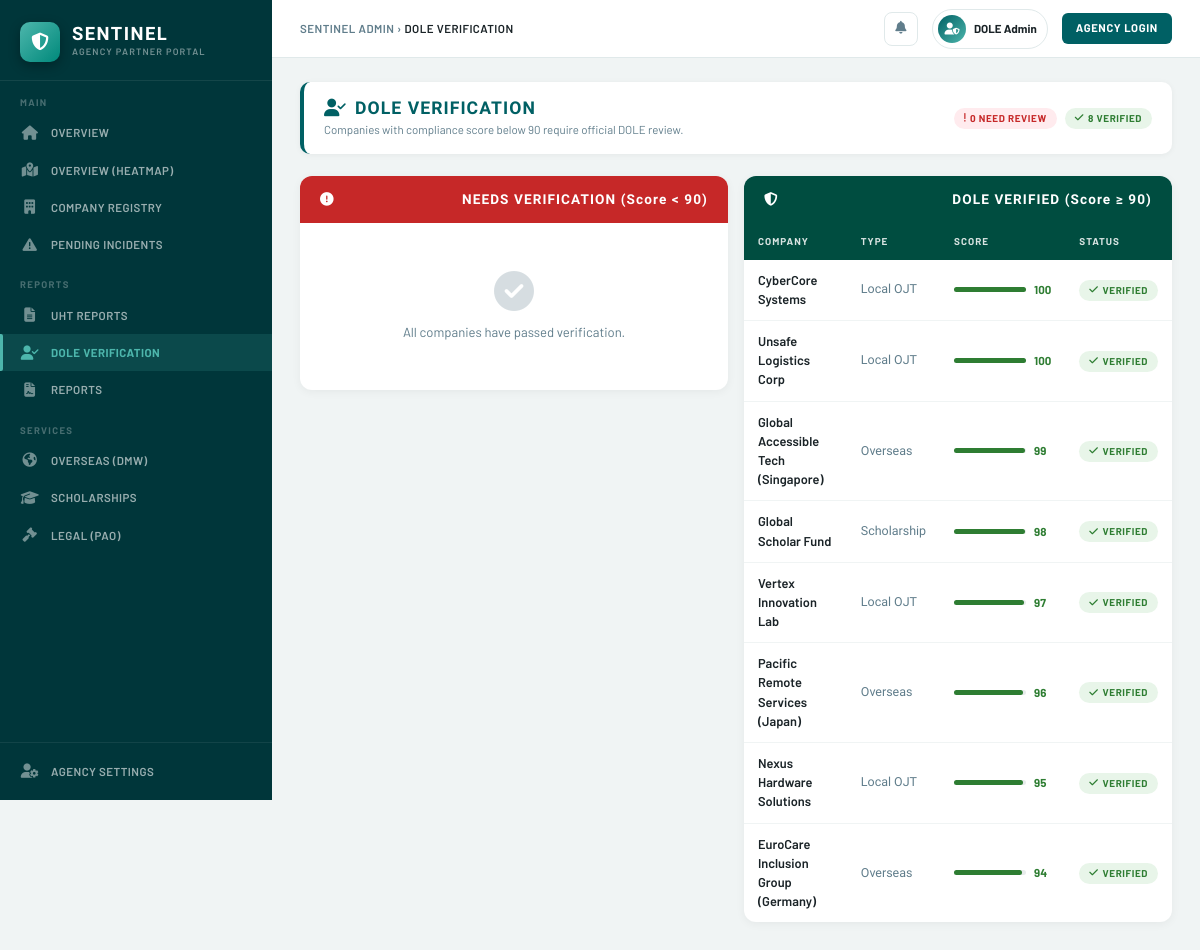
Screenshot of /admin/dole-verification with the database file from the repository.
### app.py (models this page shows)
class Company(db.Model):
    id               = db.Column(db.Integer, primary_key=True)
    name             = db.Column(db.String(100), nullable=False)
    sec_id           = db.Column(db.String(50), unique=True)
    industry         = db.Column(db.String(50))
    status           = db.Column(db.String(20), default='Active')
    compliance_score = db.Column(db.Integer, default=100)
    type             = db.Column(db.String(50))
    skills_vector    = db.Column(db.String(50), default="0,0,0,0")

### app.py (the view)
@app.route('/admin/dole-verification')
def admin_dole_verification():
    needs_verification = Company.query.filter(Company.compliance_score < 90).all()
    verified           = Company.query.filter(Company.compliance_score >= 90).all()
    return render_template('admin/dole_verification.html',
                           needs_verification = needs_verification,
                           verified           = verified)

### templates/admin/dole_verification.html (shortened to what this page needs)
{% extends 'admin.html' %}
{% block breadcrumb %}DOLE VERIFICATION{% endblock %}
{% block content %}
<div class="page-header">
    <div class="page-header-inner">
        <div>
            <h1 class="page-title"><i class="fas fa-user-check me-2"></i>DOLE VERIFICATION</h1>
            <p class="page-subtitle">Companies with compliance score below 90 require official DOLE review.</p>
        </div>
        <div class="d-flex gap-2">
            <span class="pill pill-banned"> {{ needs_verification|length }} Need Review</span>
            <span class="pill pill-resolved"><i class="fas fa-check"></i> {{ verified|length }} Verified</span>
        </div>
    </div>
</div>
<div class="row g-3">
    <div class="col-lg-6">
        <div class="s-card">
            <div class="s-card-header danger-hdr"><i class="fas fa-exclamation-circle me-2"></i>NEEDS VERIFICATION (Score &lt; 90)</div>
            {% if needs_verification %}
            <table class="s-table">
                <thead>
                    <tr><th>COMPANY</th><th>TYPE</th><th>SCORE</th><th>ACTION</th></tr>
                </thead>
                <tbody>
                    {% for co in needs_verification|sort(attribute='compliance_score') %}
                    <tr>
                        <td style="font-weight:600;">{{ co.name }}</td>
                        <td class="col-mono">{{ co.type }}</td>
                        <td>
                            <span class="score-val" style="color:{% if co.compliance_score < 50 %}var(--red){% else %}var(--orange){% endif %};">
                                {{ co.compliance_score }}/100
                            </span>
                        </td>
                        <td>
                            <a href="/admin/dole-verification/verify/{{ co.id }}" class="btn-s btn-success">
                                <i class="fas fa-stamp"></i> VERIFY +15
                            </a>
                        </td>
                    </tr>
                    {% endfor %}
                </tbody>
            </table>
            {% else %}
            <div class="empty-state"><i class="fas fa-check-circle"></i><p>All companies have passed verification.</p></div>
            {% endif %}
        </div>
    </div>
    <div class="col-lg-6">
        <div class="s-card">
            <div class="s-card-header success-hdr"><i class="fas fa-shield-alt me-2"></i>DOLE VERIFIED (Score ≥ 90)</div>
            {% if verified %}
            <table class="s-table">
                <thead>
                    <tr><th>COMPANY</th><th>TYPE</th><th>SCORE</th><th>STATUS</th></tr>
                </thead>
                <tbody>
                    {% for co in verified|sort(attribute='compliance_score', reverse=True) %}
                    <tr>
                        <td style="font-weight:600;">{{ co.name }}</td>
                        <td class="col-mono">{{ co.type }}</td>
                        <td>
                            <div class="score-wrap">
                                <div class="score-track">
                                    <div class="score-fill" style="width:{{ co.compliance_score }}%;background:var(--green);"></div>
                                </div>
                                <span class="score-val" style="color:var(--green);">{{ co.compliance_score }}</span>
                            </div>
                        </td>
                        <td><span class="pill pill-resolved"><i class="fas fa-check"></i> VERIFIED</span></td>
                    </tr>
                    {% endfor %}
                </tbody>
            </table>
            {% else %}
            <div class="empty-state"><i class="fas fa-building"></i><p>No verified companies yet.</p></div>
            {% endif %}
        </div>
    </div>
</div>
{% endblock %}

### templates/admin.html (style rules this page uses)
:root { --teal: #006064; --teal-dark: #00363a; --teal-mid: #004d40; --teal-light: #e0f2f1; --teal-accent: #4db6ac; --orange: #ef6c00; --orange-lt: #fff3e0; --red: #c62828; --red-lt: #ffebee; --green: #2e7d32; --green-lt: #e8f5e9; --yellow: #f9a825; --text: #1a2327; --text-muted: #607d8b; --border: #e0e9ea; --bg: #f0f4f4; --white: #ffffff; --sidebar-w: 272px; }
*, *::before, *::after { box-sizing: border-box; margin: 0; padding: 0; }
body { font-family: 'Barlow', sans-serif; background: var(--bg); color: var(--text); display: flex; min-height: 100vh; overflow-x: hidden; }
.page-header { margin-bottom: 22px; }
.page-header-inner { background: var(--white); border-radius: 10px; padding: 16px 20px; border-left: 4px solid var(--teal); display: flex; align-items: center; justify-content: space-between; box-shadow: 0 1px 6px rgba(0,0,0,.05); }
.page-title { font-family: 'Barlow Condensed', sans-serif; font-size: 1.1rem; font-weight: 800; letter-spacing: .06em; color: var(--teal); margin: 0; }
.page-subtitle { font-size: .72rem; color: var(--text-muted); margin: 2px 0 0; }
.s-card { background: var(--white); border-radius: 12px; box-shadow: 0 2px 10px rgba(0,0,0,.05); overflow: hidden; }
.s-card-header { background: var(--teal-dark); color: #fff; padding: 13px 20px; font-family: 'Barlow Condensed', sans-serif; font-size: .85rem; font-weight: 700; letter-spacing: .08em; display: flex; align-items: center; justify-content: space-between; }
.s-card-header.danger-hdr { background: var(--red); }
.s-card-header.success-hdr { background: var(--teal-mid); }
.s-table { width: 100%; border-collapse: collapse; }
.s-table thead tr { background: #004d40; }
.s-table thead th { font-size: .62rem; font-weight: 700; letter-spacing: .1em; text-transform: uppercase; color: rgba(255,255,255,.85); padding: 11px 14px; white-space: nowrap; border: none; }
.s-table tbody td { padding: 11px 14px; font-size: .8rem; border-bottom: 1px solid #f0f4f4; vertical-align: middle; }
.s-table tbody tr:last-child td { border-bottom: none; }
.s-table .col-mono { font-family: 'Barlow Condensed', sans-serif; font-size: .78rem; color: var(--text-muted); }
.pill { display: inline-flex; align-items: center; gap: 4px; padding: 3px 10px; border-radius: 20px; font-size: .62rem; font-weight: 700; letter-spacing: .06em; text-transform: uppercase; }
.pill-banned { background: var(--red-lt); color: var(--red); }
.pill-resolved { background: var(--green-lt); color: var(--green); }
.score-wrap { display: flex; align-items: center; gap: 8px; }
.score-track { width: 72px; height: 5px; background: #e8ecec; border-radius: 3px; flex-shrink: 0; }
.score-fill { height: 100%; border-radius: 3px; transition: width .4s; }
.score-val { font-size: .72rem; font-weight: 700; }
.empty-state { padding: 48px 20px; text-align: center; color: var(--text-muted); }
.empty-state i { font-size: 2.5rem; opacity: .25; margin-bottom: 12px; display: block; }
.empty-state p { font-size: .82rem; margin: 0; }

### rows the page displays
Company: name "CyberCore Systems", type "Local OJT", compliance_score "100"
Company: name "Unsafe Logistics Corp", type "Local OJT", compliance_score "100"
Company: name "Global Accessible Tech (Singapore)", type "Overseas", compliance_score "99"
Company: name "Global Scholar Fund", type "Scholarship", compliance_score "98"
Company: name "Vertex Innovation Lab", type "Local OJT", compliance_score "97"
Company: name "Pacific Remote Services (Japan)", type "Overseas", compliance_score "96"
Company: name "Nexus Hardware Solutions", type "Local OJT", compliance_score "95"
Company: name "EuroCare Inclusion Group (Germany)", type "Overseas", compliance_score "94"

### other values shown
{{ needs_verification|length }} "0"
{{ verified|length }} "8"
